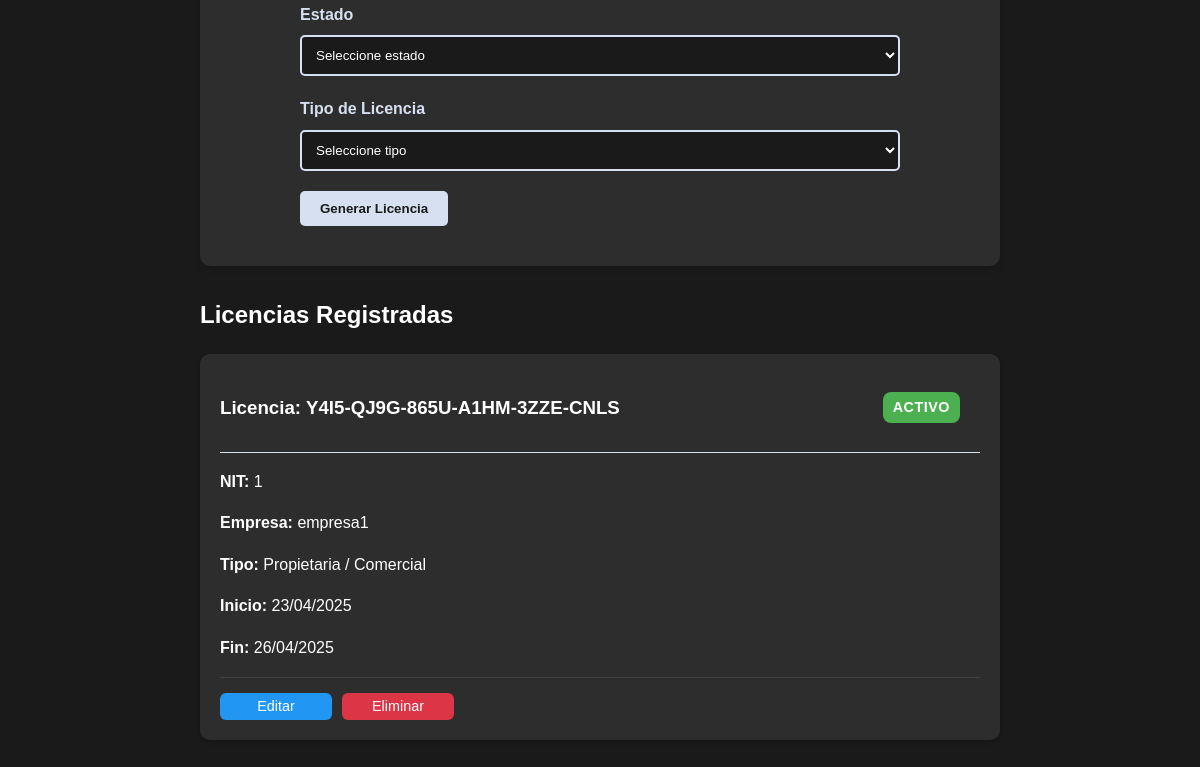
Page /vistas/spadmin/index.php (signed in, lower part) on the earlier database version.
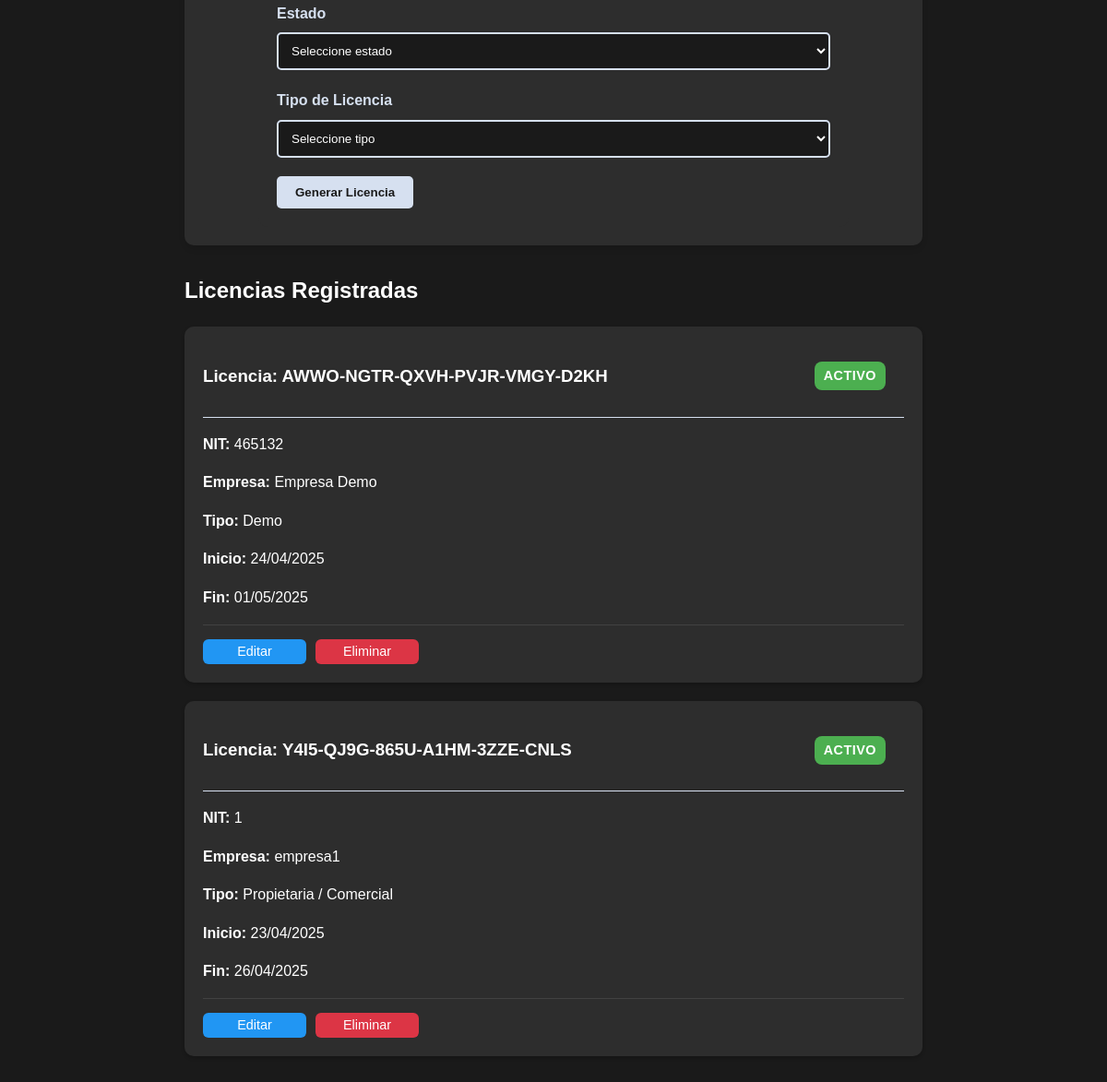
Same page on the later database version.
### tables this page shows
CREATE TABLE `licencia` (
  `clave` varchar(255) NOT NULL,
  `fecha_ini` date NOT NULL,
  `fecha_fin` date NOT NULL,
  `id_estado` int(11) NOT NULL,
  `id_tipolicencia` int(11) NOT NULL,
  `nit_empresa` varchar(100) NOT NULL
);

CREATE TABLE `estado` (
  `id_estado` int(11) NOT NULL,
  `nom_estado` varchar(50) NOT NULL
);

CREATE TABLE `empresa` (
  `NIT` varchar(200) NOT NULL,
  `nom_empresa` varchar(150) NOT NULL,
  `direccion` varchar(100) NOT NULL,
  `correo` varchar(60) NOT NULL,
  `id_estado` int(11) NOT NULL
);

CREATE TABLE `tipo_licencia` (
  `id_tipolicencia` int(11) NOT NULL,
  `nom_tipolicencia` varchar(100) NOT NULL
);

### vistas/spadmin/index.php (the view, shortened to what this page needs)
<?php
$conex = new Database;
$con = $conex->conectar();
$sql = $con->prepare("
    SELECT licencia.*, estado.nom_estado, tipo_licencia.nom_tipolicencia, empresa.nom_empresa
    FROM licencia
    LEFT JOIN estado ON licencia.id_estado = estado.id_estado
    LEFT JOIN tipo_licencia ON licencia.id_tipolicencia = tipo_licencia.id_tipolicencia
    LEFT JOIN empresa ON licencia.nit_empresa = empresa.NIT
    ORDER BY licencia.fecha_ini DESC
");
$sql->execute();
$licencias = $sql->fetchAll(PDO::FETCH_ASSOC);
?>
<!DOCTYPE html>
<html lang="es">
<head>
    <link rel="stylesheet" href="../../assets/css/blog.css">
    <link rel="stylesheet" href="../../assets/css/licencias.css">
</head>
<body>
    <div class="container">
        <div class="nuevo-post">
            <form action="licencia/crear_licencia.php" method="post" class="form-licencia">
                <div class="form-group">
                    <label>Estado</label>
                    <select name="id_estado" required>
                        <option value="">Seleccione estado</option>
                    </select>
                </div>
                <div class="form-group">
                    <label>Tipo de Licencia</label>
                    <select name="id_tipolicencia" required>
                        <option value="">Seleccione tipo</option>
                    </select>
                </div>
                <button type="submit" name="crear">Generar Licencia</button>
            </form>
        </div>
        <div class="licencias">
            <h2>Licencias Registradas</h2>
            <?php if ($licencias): ?>
                <?php foreach ($licencias as $licencia): ?>
                    <div class="licencia-card">
                        <div class="licencia-header">
                            <h3>Licencia: <?php echo htmlspecialchars($licencia['clave']); ?></h3>
                            <span class="estado-licencia estado-<?php echo $licencia['id_estado']; ?>">
                                <?php echo htmlspecialchars($licencia['nom_estado']); ?>
                            </span>
                        </div>
                        <div class="licencia-body">
                            <p><strong>NIT:</strong> <?php echo $licencia['nit_empresa']; ?></p>
                            <p><strong>Empresa:</strong> <?php echo $licencia['nom_empresa']; ?></p>
                            <p><strong>Tipo:</strong> <?php echo htmlspecialchars($licencia['nom_tipolicencia']); ?></p>
                            <p><strong>Inicio:</strong> <?php echo date('d/m/Y', strtotime($licencia['fecha_ini'])); ?></p>
                            <p><strong>Fin:</strong> <?php echo date('d/m/Y', strtotime($licencia['fecha_fin'])); ?></p>
                        </div>
                        <div class="licencia-actions">
                            <a href="licencia/editar_licencia.php?clave=<?php echo urlencode($licencia['clave']); ?>" class="btn-editar">Editar</a>
                            <a href="licencia/eliminar_licencia.php?clave=<?php echo urlencode($licencia['clave']); ?>"
                               class="btn-eliminar"
                               onclick="return confirm('¿Esta seguro de eliminar esta licencia?')">
                                Eliminar
                            </a>
                        </div>
                    </div>
                <?php endforeach; ?>
            <?php else: ?>
                <p class="no-licencias">No hay licencias registradas</p>
            <?php endif; ?>
        </div>
    </div>
</body>
</html>

Differences in the rows shown:
added licencia: clave "AWWO-NGTR-QXVH-PVJR-VMGY-D2KH", id_estado.nom_estado "ACTIVO", nit_empresa "465132", nit_empresa.nom_empresa "Empresa Demo", id_tipolicencia.nom_tipolicencia "Demo", fecha_ini "24/04/2025", fecha_fin "01/05/2025"
